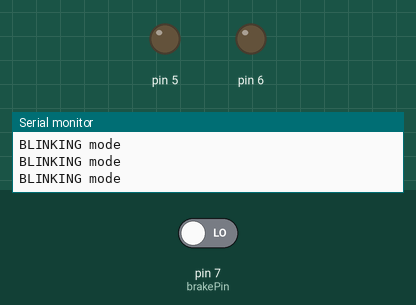
A sketch run on a simulated Arduino Nano, built with avr-gcc and run on an emulated ATmega328P. On the bench: output pins drawn as LEDs (lit = HIGH), the last lines printed to the serial monitor. The test bench sets the inputs (shaded band); at power-on: pin 7 (brakePin) LOW.

Above: at 1.3 s.
1.4 s: pin 7 (brakePin) driven HIGH
At 1.7 s:
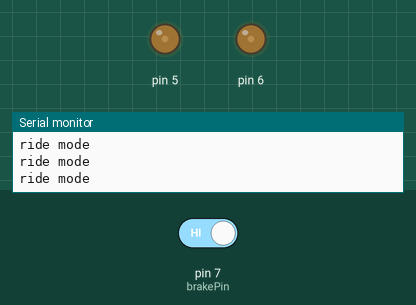
2.9 s: pin 7 (brakePin) driven LOW
At 3.5 s:
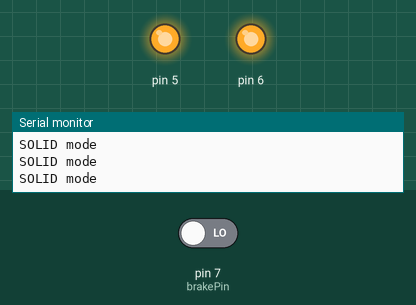
Timing chart, 0 to 5.9 s (numbered marks = the images above; inputs shaded):
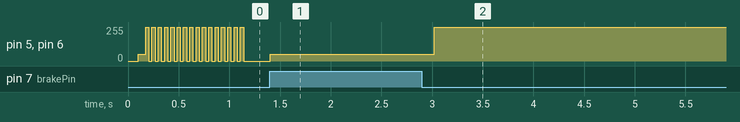

Measured:
- after the input at 2.9 s, pin 5, pin 6: 50/255 → 255/255 after 0.12 s

The sketch:

Zero_Brake_Light_V1.4.ino
```cpp
/*
Version: V1.4
Started April 18, 2022
Last Revision May 11, 2022

Inputs from the Zero will include:
  Driving light
  Brake (in the Zero, it goes low when brake is activated. WHen not activated is at +8V)


-------------------------------------------------------------------------------------------------------------------------
+12V system (will need 2 mosfets) and a connection bar to take inputs
from bike (riding light, brake)
into arduino and outputs from arduino nano into Bike

Inputs from bike will have to be converted to +5V/ +3V3
Outputs from Arduino will have to be converted to +12V via mosfets
-------------------------------------------------------------------------------------------------------------------------

Design:

When Bike turns on:
  All lights will turn off and then
  L and R LED clusters will turn on (dimmed)

When Brake is activated:
  L and R LEDs will flash and then blink and then will go solid at full brightness (state machine for this)


Programming:
  Polling for brake signal or create hardware/ time interrupt at pin 0 or 1
  when signal is deactivated at whatever point within this loop it goes back to riding mode
  Boolean braking()
  Ledstate
  boolean function or hardware interrupt to check inputs from bike (brake)

  create objects:
    LED lights

      State Machine with:

        ride (dimmed)
        Flashing (brake)
        Blinking (indicator)
        Solid (Full Brightness)


    Button
      will sense when a button is pressed
      This will eventually be the input from Bike

*/
 #include "bikeInputs.h"
 #include "ledPanels.h"
// #include <Adafruit_SleepyDog.h>


//Global variables
int ledRight = 6;
int ledLeft = 5;
int brakePin = 7;
int initialize = 100;

//objects for bikeInputs, ledControls and chronos (will handle the timers. It is a separate tag, just in case I decide to include the indicators in the future)
bikeInputs inputs(brakePin);
ledPanels ledControls(ledLeft, ledRight);


void setup() {

 Serial.begin(9600);
// watchdogsetup();
 ledControls.allOff();

 Serial.print ("all off");

 delay (initialize);

 ledControls.rideMode();

 Serial.println("ride mode");

}

void loop() {

//====reset the watchdog on each loop===
//Watchdog.reset();

//this is based on polling for the brake signal and not on an interrupt
//attachInterrupt(digitalPinToInterrupt(brakePin), ledControls.brakeson(), RISING) //in the Zero it is normally at +8V. when brakes are activated it falls to +0V

  if (inputs.areBrakesActivated()) {
    ledControls.brakesRon();
  }
  else {
    ledControls.rideMode();

    Serial.println("ride mode");
  }

}

/*=====================================================
//sets up the watchdog for a 1 second timeout
//=====================================================*/
// void watchdogsetup(){
//   cli();
//   Watchdog.enable(1000);
//   sei();
// }
```

bikeInputs.h
```cpp
#ifndef bikeInputs_h_
#define bikeInputs_h_

#include "chronos.h"

class bikeInputs {

  int _brake;


public:

  //constructor
  bikeInputs(int brake) { //brake pin is the argument
    _brake = brake;
    pinMode(_brake, INPUT);
  }

  bool areBrakesActivated() {
    volatile long currentMillis = millis();
    static long previousMillis;
    static int last;
    int state = digitalRead(_brake);
    bool ret = false;

    if (last != state) {
      previousMillis = currentMillis;
      last = state;
    }

    if ((currentMillis - previousMillis) > deBounce) {
    ret = last == false; //could be false or HIGH...not sure

    }

  return ret;

  Serial.println("brake detected");
 }

private:
int deBounce=100;
};

#endif
```

chronos.h
```cpp
#ifndef chronos_h_
#define chronos_h_

class chronos {
  unsigned long previousMillis=0;
  unsigned long timerTarget;


public:

  void startTimer (unsigned long eventDuration){ //this will receive the argument for each of the different timers (flashing and blinking and perhaps the indicators in the future)
  previousMillis = millis();
  timerTarget = eventDuration; //interval
   }

  //checks if Timer is ready
  bool isTimerReady() {
    unsigned long currentMillis = millis(); // if static unsigned long, state machine never goes to blinking or solid but it would flash every time
    return (currentMillis - previousMillis) > timerTarget;
      }

  };

#endif
```

ledPanels.h
```cpp
#ifndef ledPanels_h_
#define ledPanels_h_

#include "chronos.h"  //the startTimer function is passing the duration parameter. If I decide to add turn signals this function will also pass the turn signal timer variable)

class ledPanels {


  int _leftLED;
  int _rightLED;
  unsigned long _chronoFlashing = 1000;  //duration of the initial flashing during braking
  unsigned long _chronoBlinking = 2000;  //duration of the initial blinking during braking


  //State Machine for brakingMode

  enum {
    DIMMED,
    FLASHING,
    BLINKING,
    SOLID
  } _currentState;

  chronos timers;  //create object here?

public:
  //constructor

  ledPanels(int leftLED, int rightLED) {
    _leftLED = leftLED;
    _rightLED = rightLED;

    pinMode(_leftLED, OUTPUT);
    pinMode(_rightLED, OUTPUT);
  }

  //public methods

  void allOff() {
    digitalWrite(_leftLED, LOW);
    digitalWrite(_rightLED, LOW);
  }

  void rideMode() {
    analogWrite(_leftLED, dimmed);
    analogWrite(_rightLED, dimmed);
  }

  void brakesRon() {
    //goes dimmed, then flashing (for TIMER_FLASHING seconds), then blinking (for TIMER_BLINKING seconds), then full brightness until input (buuton is no longer pressed) changes to LOW/false


    switch (_currentState) {

      case DIMMED:
        _currentState = FLASHING;

        Serial.println("DIMMED mode");
        //delay (5000); //for debugging purposes
        timers.startTimer(_chronoFlashing);  //passing the parameter for the duration of the flashing mode

        break;

      case FLASHING:

        Serial.println("FLASHING mode");

        bothFlashing();
          if (timers.isTimerReady()) {  // if true it will change states, if false it will stay in the current state
          _currentState = BLINKING;
         //delay (5000); //for debugging purposes
          timers.startTimer(_chronoBlinking);  //passing the parameter for the duration of the blinking mode
        }

        break;

      case BLINKING:

        Serial.println("BLINKING mode");

        bothBlinking();
           if (timers.isTimerReady()) {
          _currentState = SOLID;

           }

        break;

      case SOLID:

        Serial.println("SOLID mode");

        bothFull();
        break;
    }
  }

private:
  int dimmed = 50;

  void bothFull() {
    digitalWrite(_leftLED, HIGH);
    digitalWrite(_rightLED, HIGH);
  }

  void bothFlashing() {
   static unsigned long previousMillis = millis();

    int flashingfrequency = 40;  //in Hz
    int interval = 1000 / flashingfrequency;

    if (millis() - previousMillis > interval) {

      digitalWrite(_leftLED, !digitalRead(_leftLED));
      digitalWrite(_rightLED, !digitalRead(_rightLED));
      previousMillis = millis();
    }
  }
  void bothBlinking() {
    static unsigned long previousMillis = millis();
    int blinkingfrequency = 4;  //in Hz
    int interval = 1000 / blinkingfrequency;

    if (millis() - previousMillis > interval) {

      digitalWrite(_leftLED, !digitalRead(_leftLED));
      digitalWrite(_rightLED, !digitalRead(_rightLED));
      previousMillis = millis();
    }
  }
};

#endif
```
